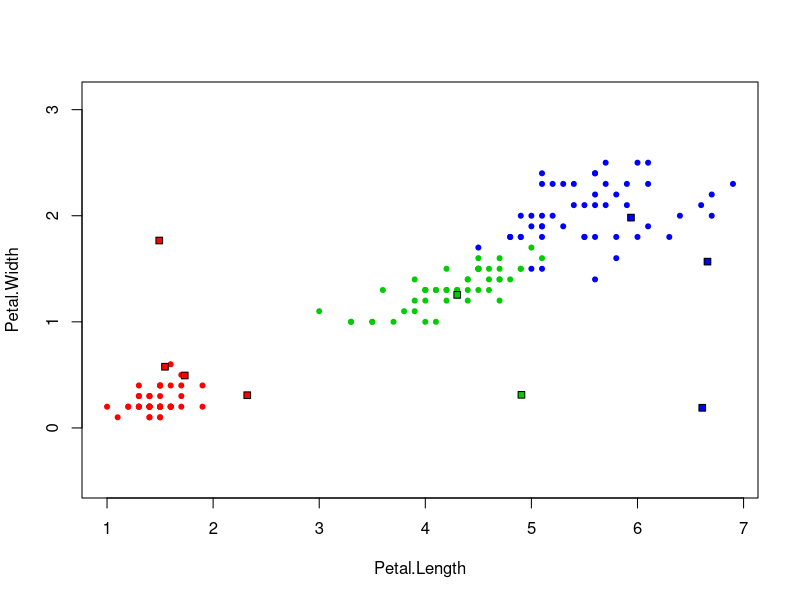

Reproduce this figure in R.
euclidDistance <- function (x1,y1,x2,y2){
  return(sqrt((x2-x1)^2+(y2-y1)^2)) 
}
nn <- function(xl, u){
  l <- dim(xl)[1]
  n <- dim(xl)[2] - 1
  
  dist <- array(l)
  for (i in 1:l){
    dist[i] = euclidDistance(xl[i,1],xl[i,2],u[1],u[2]) 
  } 
  minXl  <- which.min(dist)
  return (xl[minXl, ])
}   


colors <- c("setosa" = "red", "versicolor" = "green3", "virginica" = "blue")
## Для одной точки
#u <- c(2, 0.5)
#class <-nn(iris[, 3:5], u)
#plot(iris[, 3:4], pch = 20, bg = colors[iris$Species], col = colors[iris$Species], asp = 1)
#points(u[1], u[2], pch = 22, bg = colors[class[1,3]], asp = 1)

# Для n точек
plot(iris[, 3:4], pch = 20, bg = colors[iris$Species], col = colors[iris$Species], asp = 1)

## Делаем n случайных точек
makeNRandomDots <- function(n) {
  randomY <- runif(n, 0, 2.5)
  randomX <- runif(n, 0, 7)
  
  for (i in 1:n) {
    u <- c(randomX[i], randomY[i])
    xl <- iris[, 3:5]
    class <- nn(xl, u)
    points(u[1], u[2], pch = 22, bg = colors[class[1,3]], asp = 1)
  }
}

makeNRandomDots(10)